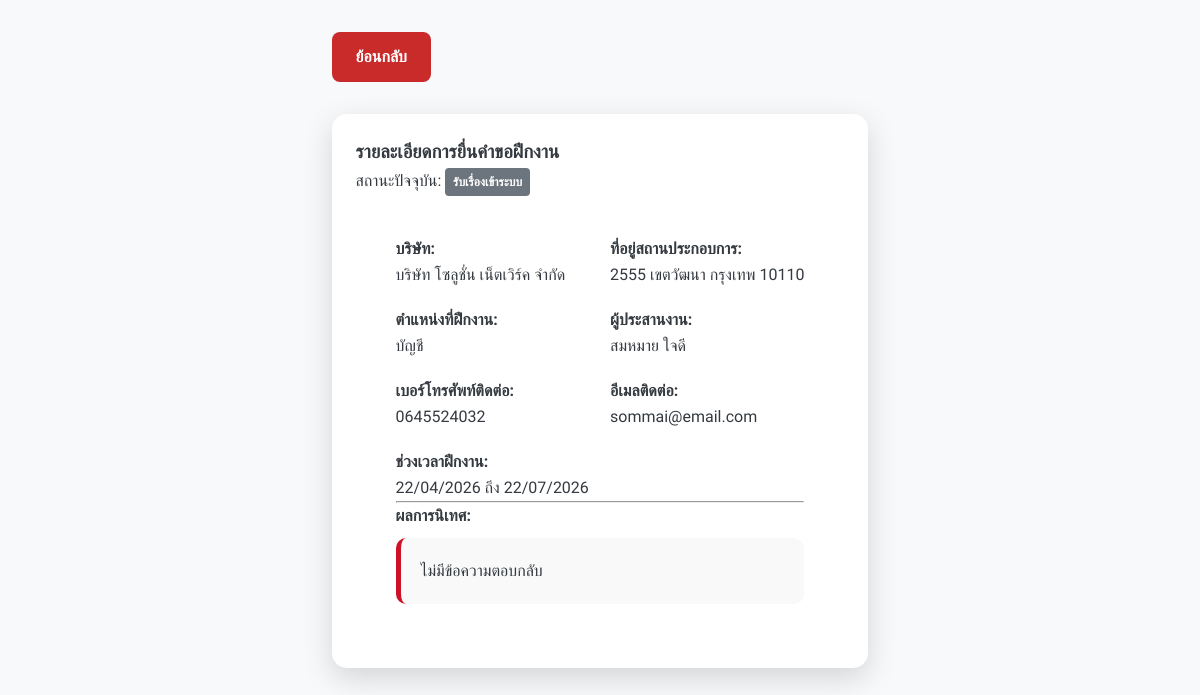
Screenshot of /view_detail.php?id=12 (signed in) with the database file from the repository.
### tables this page shows
CREATE TABLE `internship_request` (
  `request_id` int(11) NOT NULL,
  `student_id` varchar(20) NOT NULL,
  `company_id` int(11) NOT NULL,
  `internship_position` varchar(255) DEFAULT NULL,
  `start_date` date DEFAULT NULL,
  `end_date` date DEFAULT NULL,
  `status` int(11) NOT NULL DEFAULT 1,
  `supervision_note` text DEFAULT NULL,
  `created_at` timestamp NOT NULL DEFAULT current_timestamp()
);

CREATE TABLE `company` (
  `company_id` int(11) NOT NULL,
  `company_name` varchar(255) NOT NULL,
  `address` text DEFAULT NULL,
  `contact_person` varchar(150) DEFAULT NULL,
  `contact_phone` varchar(10) DEFAULT NULL,
  `contact_email` varchar(100) DEFAULT NULL
);

### view_detail.php (the view, shortened to what this page needs)
<?php
require 'db.php';
$request_id = $_GET['id'] ?? null;
$stmt = $pdo->prepare("
    SELECT r.*, c.company_name, c.address as company_address, c.contact_person, c.contact_phone,
        c.contact_email
    FROM Internship_Request r
    JOIN Company c ON r.company_id = c.company_id
    WHERE r.request_id = ? AND r.student_id = ?
");
$stmt->execute([$request_id, $_SESSION['user_id']]);
$data = $stmt->fetch();
?>
<!DOCTYPE html>
<html lang="th">
<head>
    <link rel="stylesheet" href="style_sst.css">
</head>
<body>
    <div class="container">
        <div style="margin-bottom: 1rem;">
            <a href="student_dashboard.php"class="btn btn-primary"><i class="fas fa-plus"></i> ย้อนกลับ</a>
        </div>
        <div class="card">
            <div class="card-header ">
                <h3>รายละเอียดการยื่นคำขอฝึกงาน</h3>
                <p>สถานะปัจจุบัน: <?php echo getStatusBadge($data['status']); ?></p>
            </div>
            <div class="card-body">
                <div class="detail-grid">
                    <div>
                        <strong>บริษัท:</strong>
                        <p><?php echo htmlspecialchars($data['company_name']); ?></p>
                    </div>
                    <div>
                        <strong>ที่อยู่สถานประกอบการ:</strong>
                        <p><?php echo nl2br(htmlspecialchars($data['company_address'])); ?></p>
                    </div>
                    <div>
                        <strong>ตำแหน่งที่ฝึกงาน:</strong>
                        <p><?php echo htmlspecialchars($data['internship_position']); ?></p>
                    </div>
                    <div>
                        <strong>ผู้ประสานงาน:</strong>
                        <p><?php echo htmlspecialchars($data['contact_person']); ?></p>
                    </div>
                    <div>
                        <strong>เบอร์โทรศัพท์ติดต่อ:</strong>
                        <p><?php echo htmlspecialchars($data['contact_phone'] ?? '-'); ?></p>
                    </div>
                    <div>
                        <strong>อีเมลติดต่อ:</strong>
                        <p><?php echo htmlspecialchars($data['contact_email'] ?? '-'); ?></p>
                    </div>
                    <div>
                        <strong>ช่วงเวลาฝึกงาน:</strong>
                        <p><?php echo date('d/m/Y', strtotime($data['start_date'])); ?> ถึง <?php echo date('d/m/Y', strtotime($data['end_date'])); ?></p>
                    </div>
                </div>
                <hr>
                <h4>ผลการนิเทศ:</h4>
                <div class="note-box">
                    <?php echo $data['supervision_note'] ?: 'ไม่มีข้อความตอบกลับ'; ?>
                </div>
            </div>
        </div>
    </div>
</body>
</html>

### style_sst.css (style rules this page uses)
:root { --primary-red: #c92a2a; --primary-red-hover: #b02323; --light-red: #fff0f0; --dark-gray: #343a40; --medium-gray: #868e96; --light-gray: #f8f9fa; --white: #ffffff; --glass-bg: rgba(255, 255, 255, 0.85); --glass-border: rgba(255, 255, 255, 0.18); --shadow-sm: 0 4px 6px -1px rgba(0, 0, 0, 0.1), 0 2px 4px -1px rgba(0, 0, 0, 0.06); --shadow-md: 0 10px 15px -3px rgba(0, 0, 0, 0.1), 0 4px 6px -2px rgba(0, 0, 0, 0.05); --shadow-lg: 0 20px 25px -5px rgba(0, 0, 0, 0.1), 0 10px 10px -5px rgba(0, 0, 0, 0.04); }
* { margin: 0; padding: 0; box-sizing: border-box; font-family: 'Prompt', sans-serif; }
body { background-color: var(--light-gray); color: var(--dark-gray); line-height: 1.6; min-height: 100vh; display: flex; flex-direction: column; }
.container { max-width: 1200px; margin: 0 auto; padding: 2rem 15px; flex: 1; }
.card { background: var(--white); border-radius: 15px; padding: 1.5rem; box-shadow: var(--shadow-sm); transition: transform 0.3s, box-shadow 0.3s; border: 1px solid var(--light-gray); }
.btn { display: inline-block; padding: 0.75rem 1.5rem; border: none; border-radius: 8px; font-size: 1rem; font-weight: 600; cursor: pointer; text-align: center; text-decoration: none; transition: all 0.3s; }
.btn-primary { background-color: var(--primary-red); color: var(--white); }

### view_detail.php (style rules this page uses)
.card { max-width: 1000px; margin: 2rem auto; background: #fff; border-radius: 15px; box-shadow: 0 10px 30px rgba(0, 0, 0, 0.15); border: none; overflow: hidden; }
.card-body { padding: 40px; }
.detail-grid { display: grid; grid-template-columns: 1fr 1fr; gap: 20px; }
.note-box { background: #f9f9f9; padding: 20px; border-radius: 10px; border-left: 5px solid #ce1126; margin-top: 10px; overflow-wrap: break-word; white-space: normal; }

### rows the page displays
internship_request: company.company_name "บริษัท โซลูชั่น เน็ตเวิร์ค จำกัด", company.address "2555 เขตวัฒนา กรุงเทพ 10110", internship_position "บัญชี", company.contact_person "สมหมาย ใจดี", company.contact_phone "0645524032", company.contact_email "sommai@email.com", start_date "22/04/2026", end_date "22/07/2026", supervision_note "ไม่มีข้อความตอบกลับ"
